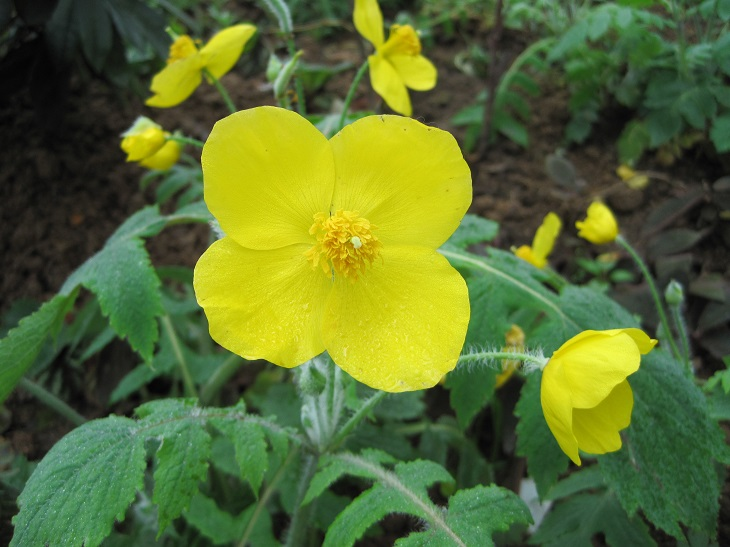
#> input picture 几何变换/image0.JPG, 730 x 547 px, found by its file name
$ jupyter execute '06图片旋转.ipynb'
#> lines starting #> are read from the running program, lines starting #| are printed output that depends on the picture
[cell 1]
import cv2
import numpy as np

img = cv2.imread('image0.jpg',1)
#> img is the input picture: shape (547, 730, 3); mean B, G, R 48.7, 109.6, 90.1
cv2.imshow('src',img)
imgInfo = img.shape
#> imgInfo = (547, 730, 3)
height = imgInfo[0]
#> height = 547
width = imgInfo[1]
#> width = 730
# 构建旋转矩阵 参数1：旋转中心 参数2：旋转角度 参数3：缩放比例系数
matRotate = cv2.getRotationMatrix2D((height*0.5,width*0.5),45,0.5)
# matRotate = cv2.getRotationMatrix2D((height*0.5,width*0.5),45,1)
dstImg = cv2.warpAffine(img,matRotate,(width,height))
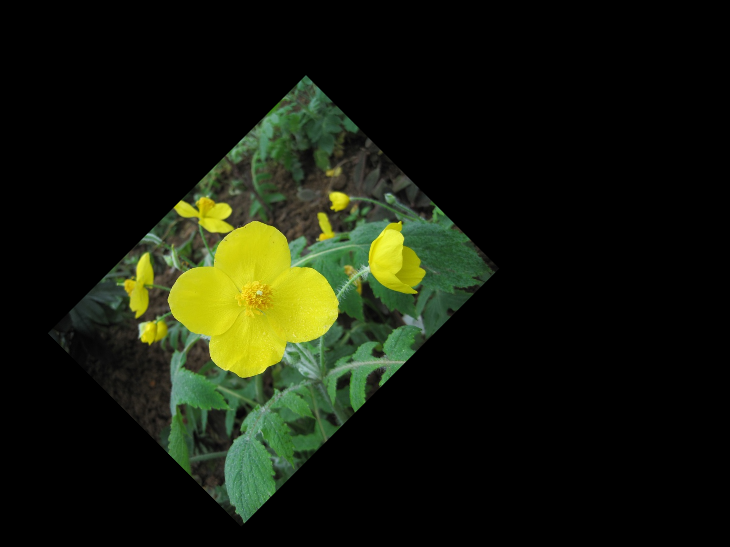
#> dstImg: shape (547, 730, 3); mean B, G, R 12.2, 27.4, 22.5
cv2.imshow('dstImg',dstImg)
cv2.waitKey(0)
